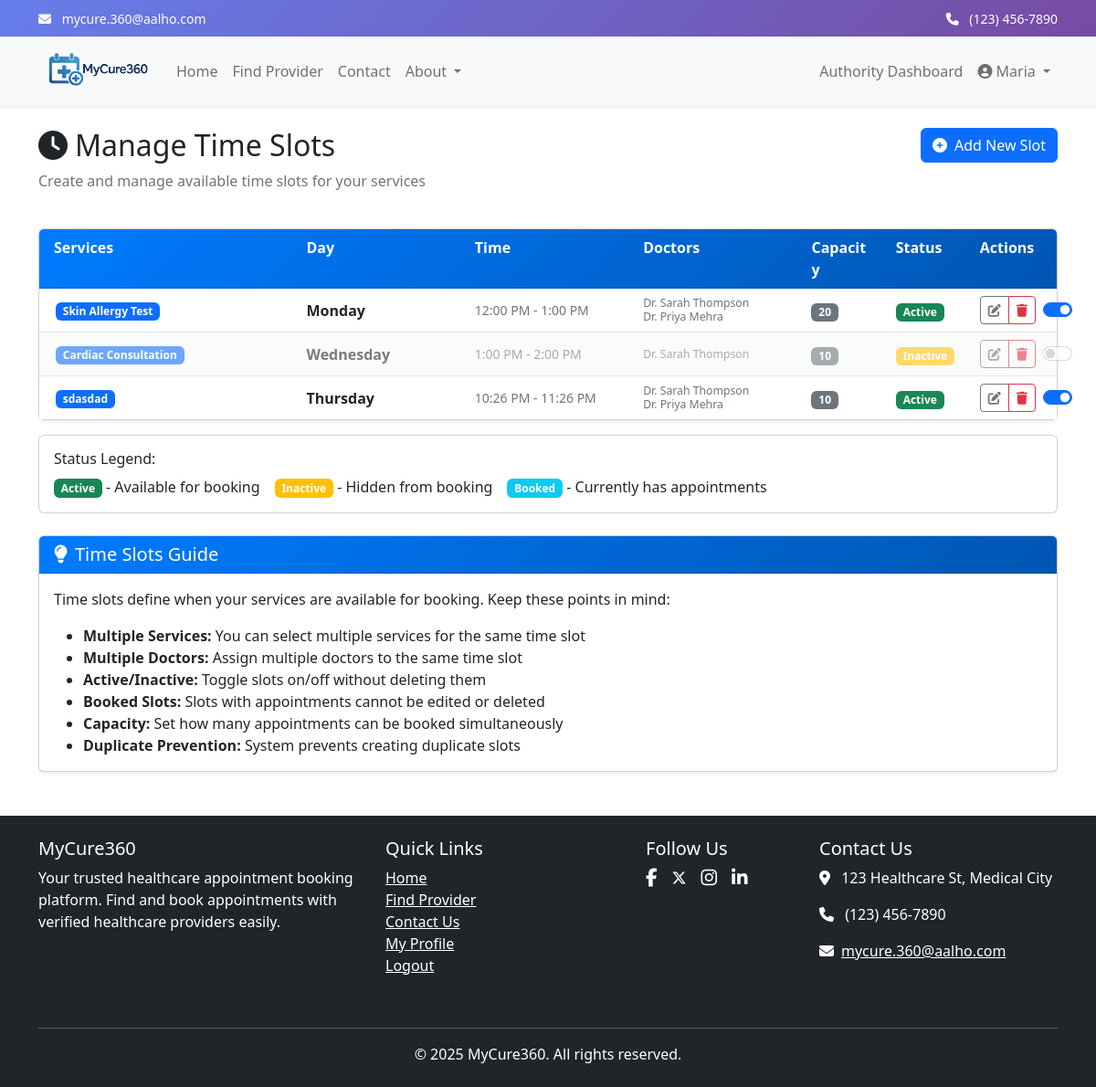
The app's page /authorities/slots/ (signed in) with its own data.
### accounts/models.py (models this page shows, shortened)
class User(AbstractUser):
    USER_TYPE_CHOICES = (
        ('CUSTOMER', 'Customer'),
        ('AUTHORITY', 'Authority'),
        ('ADMIN', 'Admin'),
    )
    GENDER_CHOICES = (
        ('M', 'Male'),
        ('F', 'Female'),
        ('O', 'Other'),
        ('P', 'Prefer not to say'),
    )
    username = None
    email = models.EmailField(_('email address'), unique=True)
    phone_number = models.CharField(max_length=15, blank=True, null=True)
    user_type = models.CharField(max_length=10, choices=USER_TYPE_CHOICES, default='CUSTOMER')
    address = models.TextField(blank=True, null=True)
    date_of_birth = models.DateField(blank=True, null=True)
    gender = models.CharField(max_length=1, choices=GENDER_CHOICES, blank=True, null=True)
    age = models.PositiveIntegerField(blank=True, null=True)
    profile_picture = models.ImageField(upload_to='profile_pics/', blank=True, null=True)
    USERNAME_FIELD = 'email'
    REQUIRED_FIELDS = []
    objects = CustomUserManager()
    class Meta:
        db_table = 'users'
        verbose_name = 'User'
        verbose_name_plural = 'Users'

### authorities/models.py (models this page shows, shortened)
class Service(models.Model):
    authority = models.ForeignKey(Authority, on_delete=models.CASCADE, related_name='services')
    name = models.CharField(max_length=255)
    description = models.TextField()
    doctors = models.ManyToManyField(Doctor, related_name='services', blank=True)
    price = models.DecimalField(max_digits=10, decimal_places=2)
    duration_minutes = models.PositiveIntegerField(default=30)
    is_active = models.BooleanField(default=True)
    created_at = models.DateTimeField(auto_now_add=True)
    updated_at = models.DateTimeField(auto_now=True)
    class Meta:
        verbose_name = 'Service'
        verbose_name_plural = 'Services'
        db_table = 'services'

class TimeSlot(models.Model):
    WEEKDAY_CHOICES = (
        (0, 'Monday'),
        (1, 'Tuesday'),
        (2, 'Wednesday'),
        (3, 'Thursday'),
        (4, 'Friday'),
        (5, 'Saturday'),
        (6, 'Sunday'),
    )
    authority = models.ForeignKey(Authority, on_delete=models.CASCADE, related_name='time_slots')
    services = models.ManyToManyField(Service, related_name='time_slots')  # Changed to ManyToMany
    doctors = models.ManyToManyField(Doctor, related_name='time_slots', blank=True)  # Changed to ManyToMany
    weekday = models.IntegerField(choices=WEEKDAY_CHOICES)
    start_time = models.TimeField()
    end_time = models.TimeField()
    capacity = models.PositiveIntegerField(default=1)
    is_active = models.BooleanField(default=True)
    is_booked = models.BooleanField(default=False)  # New field to track if slot is booked
    created_at = models.DateTimeField(auto_now_add=True)
    updated_at = models.DateTimeField(auto_now=True)
    class Meta:
        verbose_name = 'Time Slot'
        verbose_name_plural = 'Time Slots'
        db_table = 'time_slots'
        unique_together = ['authority', 'weekday', 'start_time', 'end_time']

class Doctor(models.Model):
    GENDER_CHOICES = (
        ('MALE', 'Male'),
        ('FEMALE', 'Female'),
        ('OTHER', 'Other'),
    )
    authority = models.ForeignKey(Authority, on_delete=models.CASCADE, related_name='doctors')
    name = models.CharField(max_length=255)
    specialization = models.CharField(max_length=255)
    qualification = models.CharField(max_length=255)
    experience_years = models.PositiveIntegerField()
    gender = models.CharField(max_length=6, choices=GENDER_CHOICES)
    photo = models.ImageField(upload_to='doctor_photos/', blank=True, null=True)
    email = models.EmailField(blank=True, null=True)
    phone = models.CharField(max_length=15, blank=True, null=True)
    bio = models.TextField(blank=True, null=True)
    consultation_fee = models.DecimalField(max_digits=10, decimal_places=2, blank=True, null=True)
    is_active = models.BooleanField(default=True)
    created_at = models.DateTimeField(auto_now_add=True)
    updated_at = models.DateTimeField(auto_now=True)
    class Meta:
        verbose_name = 'Doctor'
        verbose_name_plural = 'Doctors'
        db_table = 'doctors'

### authorities/views.py (the view)
    def wrapper(request, *args, **kwargs):
        if request.user.user_type != 'AUTHORITY':
            messages.error(request, "You don't have permission to access this page.")
            return redirect('home')
        try:
            request.user.authority_profile
        except Authority.DoesNotExist:
            messages.error(request, "Your authority profile is not set up. Please contact admin.")
            return redirect('home')
        return view_func(request, *args, **kwargs)

### authorities/templates/authorities/manage_slots.html (shortened to what this page needs)
{% extends 'base.html' %}
{% load static %}
{% block content %}
<div class="container my-4">
    <div class="row mb-4">
        <div class="col-md-8">
            <h2><i class="fas fa-clock me-2"></i>Manage Time Slots</h2>
            <p class="text-muted">Create and manage available time slots for your services</p>
        </div>
        <div class="col-md-4 text-md-end">
            <a href="{% url 'add_slot' %}" class="btn btn-primary">
                <i class="fas fa-plus-circle me-2"></i>Add New Slot
            </a>
        </div>
    </div>
    {% if slots %}
        <div class="card shadow-sm">
            <div class="card-header">
                <div class="row">
                    <div class="col-md-3 fw-bold">Services</div>
                    <div class="col-md-2 fw-bold">Day</div>
                    <div class="col-md-2 fw-bold">Time</div>
                    <div class="col-md-2 fw-bold">Doctors</div>
                    <div class="col-md-1 fw-bold">Capacity</div>
                    <div class="col-md-1 fw-bold">Status</div>
                    <div class="col-md-1 fw-bold">Actions</div>
                </div>
            </div>
            <div class="card-body p-0">
                <div class="list-group list-group-flush">
                    {% for slot in slots %}
                        <div class="list-group-item {% if not slot.is_active %}slot-inactive{% endif %}">
                            <div class="row align-items-center">
                                <div class="col-md-3">
                                    {% for service in slot.services.all %}
                                        <span class="badge bg-primary service-badge">{{ service.name }}</span>
                                    {% endfor %}
                                </div>
                                <div class="col-md-2">
                                    <strong>{{ slot.get_weekday_display }}</strong>
                                </div>
                                <div class="col-md-2">
                                    <small class="text-muted d-block">
                                        {{ slot.start_time|time:"g:i A" }} - {{ slot.end_time|time:"g:i A" }}
                                    </small>
                                </div>
                                <div class="col-md-2">
                                    <div class="doctor-list">
                                        {% if slot.doctors.exists %}
                                            {% for doctor in slot.doctors.all %}
                                                <small class="d-block text-muted">{{ doctor.name }}</small>
                                            {% endfor %}
                                        {% else %}
                                            <small class="text-muted fst-italic">Not assigned</small>
                                        {% endif %}
                                    </div>
                                </div>
                                <div class="col-md-1">
                                    <span class="badge bg-secondary">{{ slot.capacity }}</span>
                                </div>
                                <div class="col-md-1">
                                    {% if slot.is_active %}
                                        <span class="badge bg-success status-badge">Active</span>
                                    {% else %}
                                        <span class="badge bg-warning status-badge">Inactive</span>
                                    {% endif %}
                                </div>
                                <div class="col-md-1">
                                    {% if not slot.is_booked %}
                                        <div class="d-flex align-items-center gap-2">
                                            <div class="btn-group btn-group-sm">
                                                <a href="{% url 'edit_slot' slot.id %}"
                                                   class="btn btn-outline-secondary"
                                                   title="Edit Slot">
                                                    <i class="fas fa-edit"></i>
                                                </a>
                                                <a href="{% url 'delete_slot' slot.id %}"
                                                   class="btn btn-outline-danger"
                                                   title="Delete Slot">
                                                    <i class="fas fa-trash"></i>
                                                </a>
                                            </div>
                                            <div class="form-check form-switch">
                                                <input class="form-check-input slot-status-toggle"
                                                       type="checkbox"
                                                       id="slot-active-{{ slot.id }}"
                                                       data-slot-id="{{ slot.id }}"
                                                       {% if slot.is_active %}checked{% endif %}
                                                       title="Toggle Active/Inactive">
                                            </div>
                                        </div>
                                    {% else %}
                                        <span class="badge bg-info status-badge">Booked</span>
                                    {% endif %}
                                </div>
                            </div>
                        </div>
                    {% endfor %}
                </div>
            </div>
        </div>
        <div class="row mt-3">
            <div class="col-12">
                <div class="card">
                    <div class="card-body">
                        <h6 class="card-title">Status Legend:</h6>
                        <div class="d-flex gap-3 flex-wrap">
                            <span><span class="badge bg-success">Active</span> - Available for booking</span>
                            <span><span class="badge bg-warning">Inactive</span> - Hidden from booking</span>
                            <span><span class="badge bg-info">Booked</span> - Currently has appointments</span>
                        </div>
                    </div>
                </div>
            </div>
        </div>
    {% else %}
        <div class="alert alert-info">
            <i class="fas fa-info-circle me-2"></i>You haven't added any time slots yet.
            <a href="{% url 'add_slot' %}" class="alert-link">Click here</a> to add your first time slot.
        </div>
    {% endif %}
    <div class="card mt-4 shadow-sm">
        <div class="card-header">
            <h5 class="mb-0"><i class="fas fa-lightbulb me-2"></i>Time Slots Guide</h5>
        </div>
        <div class="card-body">
            <p>Time slots define when your services are available for booking. Keep these points in mind:</p>
            <ul class="mb-0">
                <li><strong>Multiple Services:</strong> You can select multiple services for the same time slot</li>
                <li><strong>Multiple Doctors:</strong> Assign multiple doctors to the same time slot</li>
                <li><strong>Active/Inactive:</strong> Toggle slots on/off without deleting them</li>
                <li><strong>Booked Slots:</strong> Slots with appointments cannot be edited or deleted</li>
                <li><strong>Capacity:</strong> Set how many appointments can be booked simultaneously</li>
                <li><strong>Duplicate Prevention:</strong> System prevents creating duplicate slots</li>
            </ul>
        </div>
    </div>
</div>
{% endblock %}

### templates/navbar.html (shortened to what this page needs)
<div class="header-gradient text-white py-2">
    <div class="container">
        <div class="row">
            <div class="col-md-6">
                <small>
                    <i class="fas fa-envelope me-2"></i>
                    <a href="mailto:mycure.360@aalho.com" class="text-white text-decoration-none">mycure.360@aalho.com</a>
                </small>
            </div>
            <div class="col-md-6 text-md-end">
                <small>
                    <i class="fas fa-phone me-2"></i>
                    <a href="tel:+1234567890" class="text-white text-decoration-none">(123) 456-7890</a>
                </small>
            </div>
        </div>
    </div>
</div>
<nav class="navbar navbar-expand-lg navbar-light bg-light shadow-sm w-100">
    <div class="container">
        <a class="navbar-brand" href="{% url 'home' %}">
            <img src="/static/images/logo.png" alt="MyCure360 Logo" height="50">
        </a>
        <div class="collapse navbar-collapse" id="navbarNav">
            <ul class="navbar-nav me-auto">
                <li class="nav-item">
                    <a class="nav-link" href="{% url 'home' %}">Home</a>
                </li>
                <li class="nav-item">
                    <a class="nav-link" href="{% url 'search' %}">Find Provider</a>
                </li>
                <li class="nav-item">
                    <a class="nav-link" href="{% url 'contact' %}">Contact</a>
                </li>
                <li class="nav-item dropdown">
                    <a class="nav-link dropdown-toggle" href="#" id="aboutDropdown" role="button" data-bs-toggle="dropdown" aria-expanded="false">
                        About
                    </a>
                </li>
            </ul>
            <ul class="navbar-nav">
                {% if user.is_authenticated %}
                    {% if user.user_type == 'ADMIN' %}
                    <li class="nav-item">
                        <a class="nav-link" href="{% url 'admin_dashboard' %}">Admin Dashboard</a>
                    </li>
                    {% elif user.user_type == 'AUTHORITY' %}
                    <li class="nav-item">
                        <a class="nav-link" href="{% url 'authority_dashboard' %}">Authority Dashboard</a>
                    </li>
                    {% else %}
                    <li class="nav-item">
                        <a class="nav-link" href="{% url 'my_appointments' %}">My Appointments</a>
                    </li>
                    {% endif %}
                    <li class="nav-item dropdown">
                        <a class="nav-link dropdown-toggle" href="#" id="navbarDropdown" role="button" data-bs-toggle="dropdown" aria-expanded="false">
                            <i class="fas fa-user-circle"></i> {{ user.first_name }}
                        </a>
                    </li>
                {% endif %}
            </ul>
        </div>
    </div>
</nav>

### records on screen
User: first_name "Maria"
TimeSlot: weekday "Monday", start_time "12:00 PM", end_time "1:00 PM", capacity "20", shows "Active", is_active "☑"
Service: name "Skin Allergy Test"
Doctor: name "Dr. Sarah Thompson"
Doctor: name "Dr. Priya Mehra"
TimeSlot: weekday "Wednesday", start_time "1:00 PM", end_time "2:00 PM", capacity "10", shows "Inactive"
Service: name "Cardiac Consultation"
TimeSlot: weekday "Thursday", start_time "10:26 PM", end_time "11:26 PM", capacity "10", shows "Active", is_active "☑"
Service: name "sdasdad"
